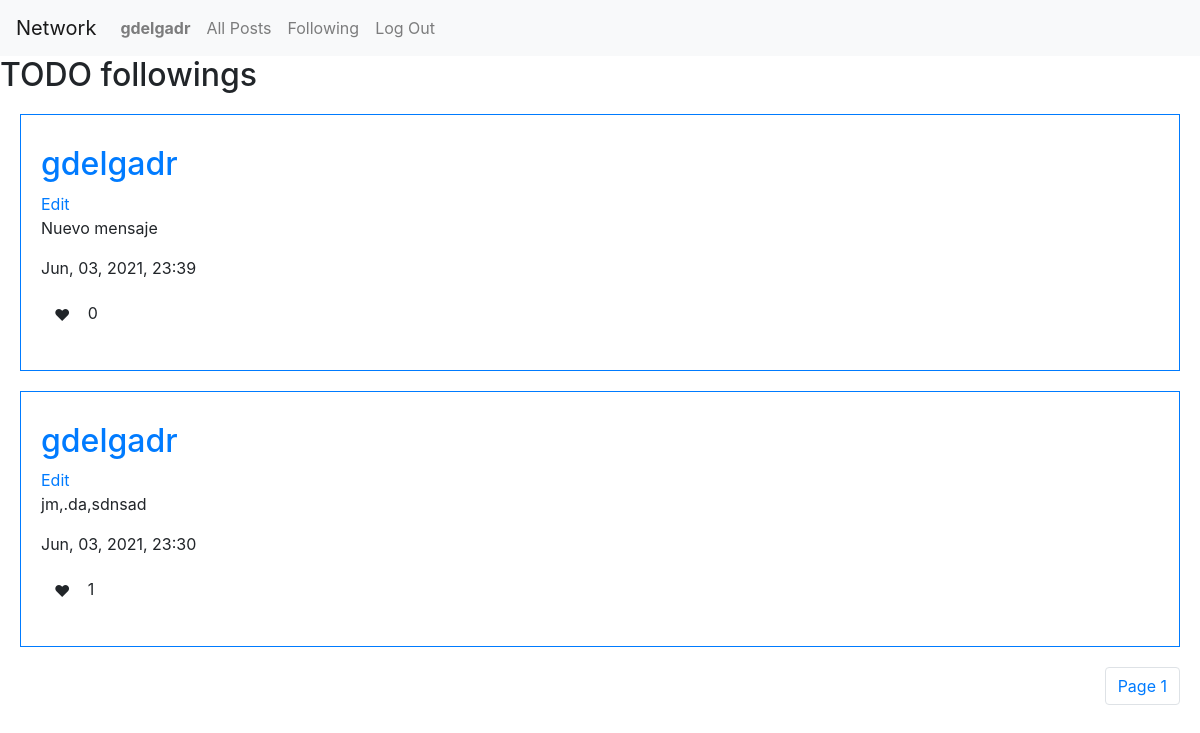
The app's page /followings (signed in), older data.
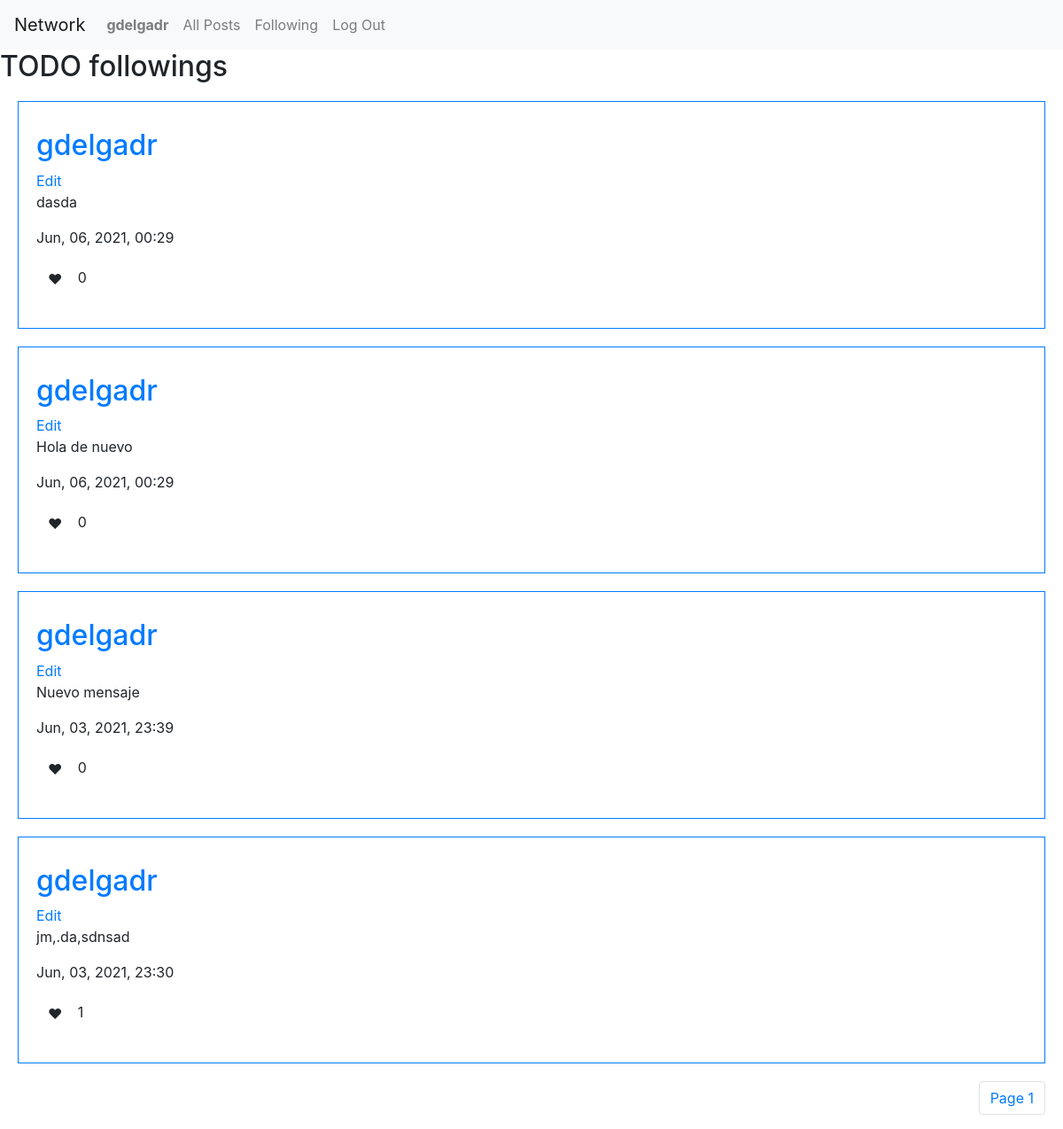
The same page, newer data.
### network/models.py (models this page shows, shortened)
class Post(models.Model):
    content = models.CharField(max_length=255)
    user = models.ForeignKey('User', on_delete=models.CASCADE, related_name='author')
    date = models.DateTimeField(auto_now_add=True)
    liked = models.ManyToManyField('User', default=None, blank=True, related_name='post_likes')
    @property
    def num_likes(self):
        return self.liked.all().count()

class User(AbstractUser):
    pass

### network/views.py (the view)
# urls.py: path("followings", views.followings, name="followings"),
def followings(request):
    current_user = request.user
    follows = Profile.objects.filter(follower=current_user)
    posts = Post.objects.all().order_by('-date')
    posted = []
    for p in posts:
        for follower in follows:
            if follower.target == p.user:
                posted.append(p)
    paginator = Paginator(posted, 10)
    page_number = request.GET.get('page')
    page_obj = paginator.get_page(page_number)
    return render(request,'network/followings.html',{
        'page_obj':page_obj
    })

### network/templates/network/followings.html
{% extends "network/layout.html" %}
{% block body %}
    <h2>TODO followings</h2>
    {% for post in page_obj %}
        <div id="posts" data-page="{{ post.id }}" class="border border-primary">
            <h2><a href="{% url 'profile' username=post.user %}">{{ post.user.username }}</a></h2>
            {% if post.user.username == user.username %}
                <a id="edit_post" href="#">Edit</a>
            {% endif %}
            <p class="post-content">{{ post.content }}</p>
            <p>{{ post.date | date:'M, d, Y, H:i' }}</p>
            <p>
                <button id="like_post" title="Love it" class="btn btn-counter" data-count="0">&#x2764;</button>
                <span>{{ post.num_likes }}</span>
            </p>
        </div>
    {% empty %}
        <p>No posts to show</p>
    {% endfor %}
{% endblock %}

Row changes from the older to the newer data that the page shows:
added Post: user.username "gdelgadr", shows "Edit", content "dasda", date "Jun, 06, 2021, 00:29", num_likes "0"
added Post: user.username "gdelgadr", shows "Edit", content "Hola de nuevo", date "Jun, 06, 2021, 00:29", num_likes "0"
